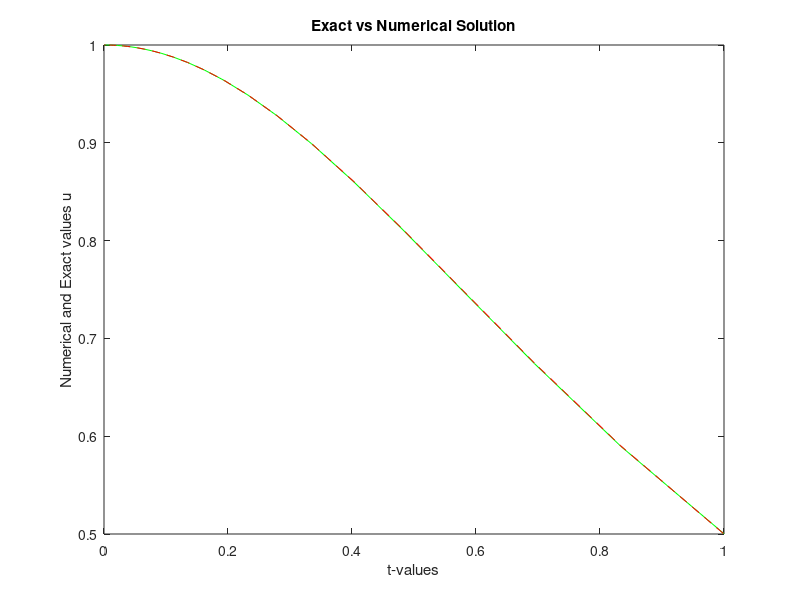

MATLAB code for this plot:
%%%%%%%%%%%%%%%%%%%%%%%%%%%%%%%%%%%%%%%%%%%%%%%%%%%%%%%%%%%%%%%%%%%%%%%%%%%
% Numerical Solution of an Initial Value Problem
% using the Second-Order Explicit Runge-Kutta Method
% on a Variable Mesh
%
% Differential Equation:
%     du/dt = -2*t*u^2
%
% Exact Solution:
%     u(t) = 1/(1+t^2)
%
% Numerical Method:
%     Second-Order Explicit Runge-Kutta (RK2) Method
%     with Variable Mesh
%
% Language:
%     MATLAB
%
% Developed as part of the coursework for
% Numerical Methods for Ordinary Differential Equations
% M.Sc. Applied Mathematics
% South Asian University
%
% Author: Kshitij Bahukhandi
%%%%%%%%%%%%%%%%%%%%%%%%%%%%%%%%%%%%%%%%%%%%%%%%%%%%%%%%%%%%%%%%%%%%%%%%%%%
clear all;  % clear all variables in memory
  N=10; 
  ETA=1.2;
  disp('Variable Mesh Numerical Solution for IVP Using 2nd order explicit RK Method');
  disp('    ');
  fprintf('N=%4.2f\n',N);
  disp('  ');
  for I=1:8
    % Formation of variable mesh lengths
       SUM=1.0;
       for L=1:N-1
           SUM=SUM+ETA^L;
       end
       H(2)=1.0/SUM;
       for L=2:N
           H(L+1)=ETA*H(L);
       end 
  % Formation of grid points
    T(1)=0.0;
    for L=2:N+1
          T(L)=T(L-1)+H(L);   
    end 
    T(N+1)=1.0;
    % Exact Solution & RHS function
    for L=1:N+1
        EU(L)= 1.0/(1+T(L)*T(L));  
    end
    % Initial conditions
 %   U(1)=EU(1);
    U(1)=1.0;
     tic  % CPU time starts
    % Solution at advanced time
       for L=1:N
           H0=H(L+1);
           T0=T(L); U0=U(L);
           %---Classical (Heun) Method
           K1= -2*H0*T0*U0*U0;
           K2= -2*H0*(T0+H0)*(U0+K1)*(U0+K1);
           U(L+1)=U(L)+(K1+K2)/2;
       %---Optimal Method
           K1= -2*H0*T0*U0*U0;
           K2= -2*H0*(T0+2*H0/3)*(U0+2*K1/3)*(U0+2*K1/3);
           U(L+1)=U(L)+(K1+3*K2)/4;
       %---Euler Tangent Method 
           K1= -2*H0*T0*U0*U0;
           K2= -2*H0*(T0+H0/2)*(U0+K1/2)*(U0+K1/2);
           U(L+1)=U(L)+K2;
       end 
  % Calculate Errors
        ERU=abs(U(N+1)-EU(N+1));
     % Print errors
       fprintf('N=%4.2f, ERU=%10.4e\n',N,ERU);
  disp('  ');
  N=2*N;
  end
   toc  % CPU time ends
    % Plot the results
  figure (1);
  plot(T,U,'-g',T,EU,'--r');
  xlabel('t-values');
  ylabel('Numerical and Exact values u');
  title ('Exact vs Numerical Solution')
